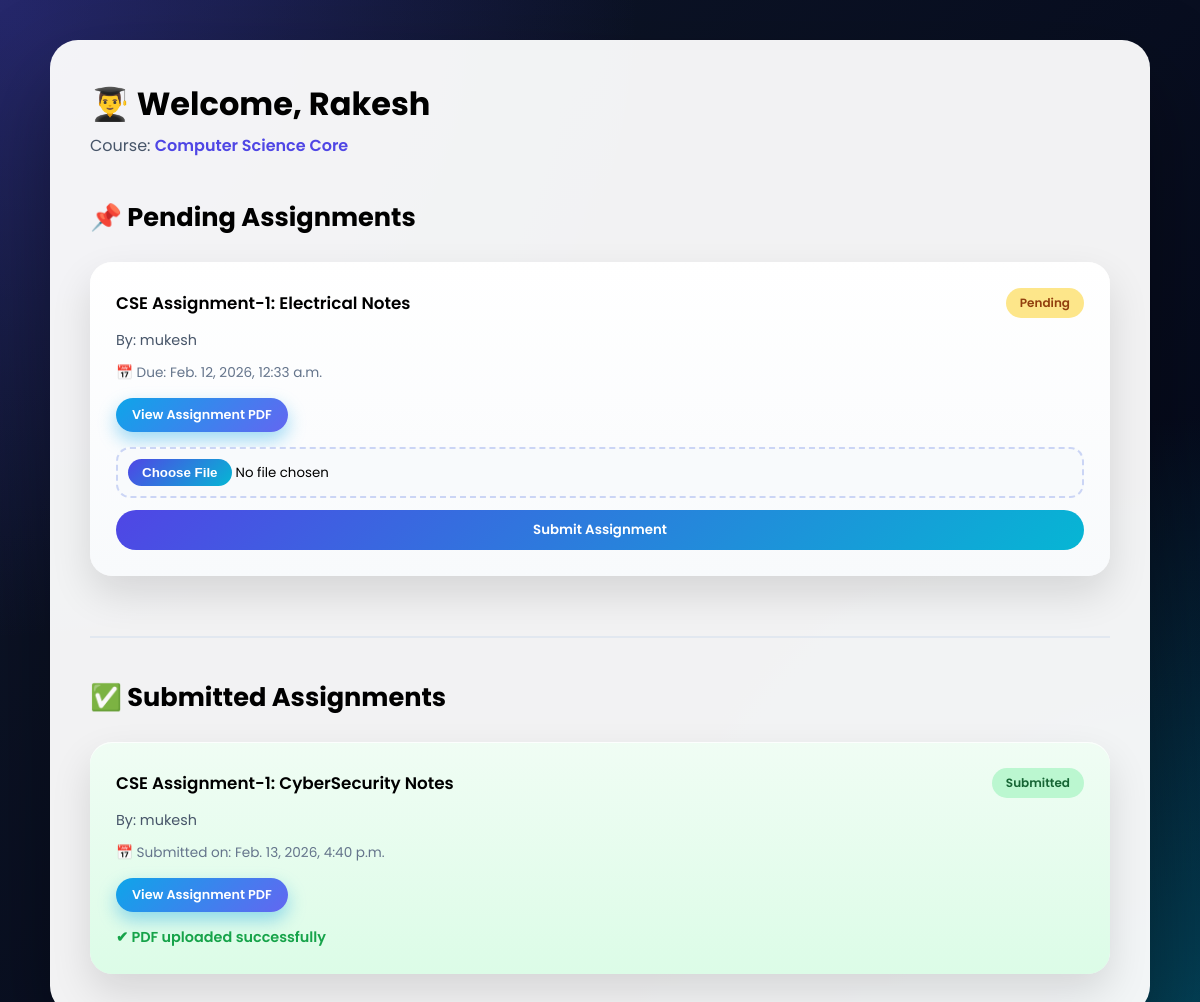
/students/dashboard/ (signed in), run on an earlier commit of the app's database.
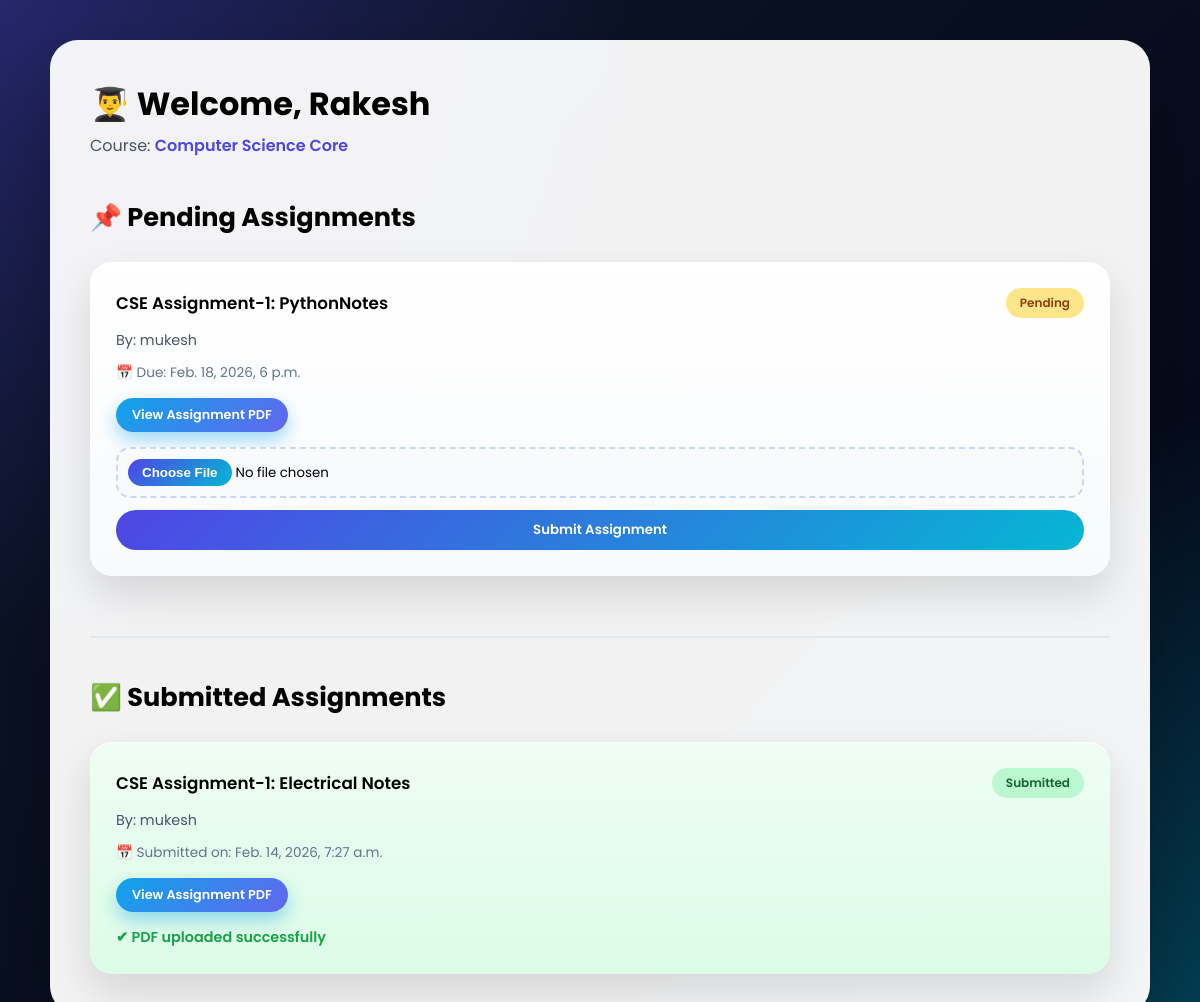
And on a later commit of the database.
### assignments/models.py (models this page shows, shortened)
class Assignment(models.Model):
    COURSE_CHOICES = [
        ('AIML', 'Artificial Intelligence and Machine Learning'),
        ('CORE', 'Computer Science Core'),
        ('IT', 'Information Technology'),
        ('ME', 'Mechanical Engineering'),
        ('CE', 'Civil Engineering'),
        ('EE', 'Electrical Engineering')
    ]
    teacher_name = models.ForeignKey(User, on_delete=models.CASCADE)
    course_name = models.CharField(choices=COURSE_CHOICES)
    title = models.CharField(max_length=250)
    assignment = models.FileField(upload_to='assignment_pdfs/')
    due_date = models.DateTimeField()
    created_at = models.DateTimeField(auto_now_add=True)
    updated_at = models.DateTimeField(auto_now=True)
    def full_name(self):
        return self.teacher_name.get_full_name()

class SubmitAssignment(models.Model):
    user = models.ForeignKey(User, on_delete=models.CASCADE)
    assignment = models.ForeignKey(Assignment, on_delete=models.CASCADE)
    pdf = models.FileField(upload_to='submitted_pdfs/', blank=False)
    is_submitted = models.BooleanField(default=False)
    created_at = models.DateTimeField(auto_now_add=True)
    updated_at = models.DateTimeField(auto_now=True)

### enrollment/views.py (the view)
# urls.py: path('dashboard/', views.dashboard, name='dashboard'),
def dashboard(request):
    user = request.user
    course = Enrollment.objects.get(user=user)
    assignments = Assignment.objects.filter(course_name=course.course)
    submitted_assignments_id = SubmitAssignment.objects.filter(user=user).values_list('assignment_id', flat=True)
    pending_assignments = assignments.exclude(id__in=submitted_assignments_id)
    submitted_assignments = SubmitAssignment.objects.filter(user=user)
    context = {
        'user': user.get_full_name().capitalize(),
        'course': course.get_course_display(),
        'pending_assignments': pending_assignments,
        'submitted_assignments': submitted_assignments,
    }
    return render(request=request, template_name='student_dashboard.html', context=context)

### templates/students/student_dashboard.html (shortened to what this page needs)
{% load static %}
<!DOCTYPE html>
<html lang="en">
<head>
    <link rel="stylesheet" href="{% static 'css/student_dashboard.css' %}">
</head>
<body>
    <div class="dashboard-wrapper">
        <header class="dashboard-header">
            <div>
                <h1>👨‍🎓 Welcome, {{user}}</h1>
                <p>Course: <span>{{course}}</span></p>
            </div>
        </header>
        <section class="assignments-section">
            <h2>📌 Pending Assignments</h2>
            {% if pending_assignments %}
            {% for pending_assignment in pending_assignments %}
            <div class="assignment-grid">
                <div class="assignment-card">
                    <div class="assignment-top">
                        <h3>{{pending_assignment.title}}</h3>
                        <span class="status pending">Pending</span>
                    </div>
                    <p class="description">
                        By: {{pending_assignment.full_name}}
                    </p>
                    <div class="assignment-meta">
                        📅 Due: {{pending_assignment.due_date}}
                    </div>
                    <div class="assignment-actions">
                        <a href="{{ pending_assignment.assignment.url }}" target="_blank" class="view-btn">
                            View Assignment PDF
                        </a>
                    </div>
                    <form action="{% url 'submit_assignment' pending_assignment.id %}" class="submit-form" method="post"
                        enctype="multipart/form-data">
                        <input name="pdf" type="file" accept="application/pdf" required>
                        <button type="submit">Submit Assignment</button>
                    </form>
                </div>
            </div>
            {% endfor %}
            {% else %}
            <p class="description">
                No Pending Assignments...
            </p>
            {% endif %}
        </section>
        <section class="submitted-section">
            <h2>✅ Submitted Assignments</h2>
            {% if submitted_assignments %}
            {% for submitted_assignment in submitted_assignments %}
            <div class="assignment-grid">
                <div class="assignment-card submitted-card">
                    <div class="assignment-top">
                        <h3>{{submitted_assignment.assignment.title}}</h3>
                        <span class="status submitted">Submitted</span>
                    </div>
                    <p class="description">
                        By: {{submitted_assignment.assignment.full_name}}
                    </p>
                    <div class="assignment-meta">
                        📅 Submitted on: {{submitted_assignment.created_at}}
                    </div>
                    <div class="assignment-actions">
                        <a href="{{submitted_assignment.pdf.url}}" target="_blank" class="view-btn">
                            View Assignment PDF
                        </a>
                    </div>
                    <div class="submitted-info">
                        ✔ PDF uploaded successfully
                    </div>
                </div>
            </div>
            {% endfor %}
            {% else %}
            <p class="description">
                No Submitted Assignments..
            </p>
            {% endif %}
        </section>
    </div>
</body>
</html>

### portal_system/static/css/student_dashboard.css (style rules this page uses)
* { margin: 0; padding: 0; box-sizing: border-box; font-family: "Poppins", sans-serif; }
body { min-height: 100vh; background: radial-gradient(circle at top left, rgba(79, 70, 229, 0.35), transparent 40%), radial-gradient(circle at bottom right, rgba(6, 182, 212, 0.35), transparent 40%), linear-gradient(135deg, #0f172a, #020617); padding: 40px 20px; display: flex; justify-content: center; }
.dashboard-wrapper { width: 100%; max-width: 1100px; background: rgba(255, 255, 255, 0.95); border-radius: 28px; padding: 40px; box-shadow: 0 40px 90px rgba(0, 0, 0, 0.35); animation: fadeIn 0.8s ease forwards; }
.dashboard-header h1 { font-size: 2rem; font-weight: 700; }
.dashboard-header p { color: #475569; margin-top: 5px; }
.dashboard-header span { color: #4f46e5; font-weight: 600; }
.assignments-section { margin-top: 40px; }
.assignments-section h2 { font-size: 1.6rem; margin-bottom: 25px; }
.assignment-grid { display: grid; grid-template-columns: repeat(auto-fit, minmax(320px, 1fr)); gap: 25px; }
.assignment-card { background: linear-gradient(180deg, #ffffff, #f8fafc); border-radius: 22px; padding: 26px; box-shadow: 0 18px 40px rgba(0, 0, 0, 0.12), inset 0 1px 0 rgba(255, 255, 255, 0.8); transition: transform 0.35s, box-shadow 0.35s; }
.assignment-top { display: flex; justify-content: space-between; align-items: center; gap: 10px; }
.assignment-top h3 { font-size: 1.05rem; font-weight: 600; }
.status { padding: 6px 14px; border-radius: 999px; font-size: 0.75rem; font-weight: 600; }
.status.pending { background: #fde68a; color: #92400e; }
.status.submitted { background: #bbf7d0; color: #166534; }
.description { margin: 12px 0; font-size: 0.9rem; color: #475569; }
.assignment-meta { font-size: 0.85rem; color: #64748b; margin-bottom: 15px; }
.submit-form { display: flex; flex-direction: column; gap: 12px; }
.submit-form input[type="file"] { border: 2px dashed #cbd5f5; padding: 10px; border-radius: 14px; background: #f8fafc; cursor: pointer; }
.submit-form button { padding: 10px; border-radius: 999px; border: none; background: linear-gradient(135deg, #4f46e5, #06b6d4); color: white; font-weight: 600; cursor: pointer; transition: transform 0.25s, box-shadow 0.25s; }
.submitted-info { margin-top: 10px; font-size: 0.9rem; font-weight: 600; color: #16a34a; }
.submitted-section { margin-top: 60px; padding-top: 40px; border-top: 2px solid #e2e8f0; }
.submitted-card { background: linear-gradient(180deg, #f0fdf4, #dcfce7); }
.assignments-section h2, .submitted-section h2 { font-size: 1.6rem; margin-bottom: 25px; display: flex; align-items: center; gap: 8px; }
.assignment-actions { margin-bottom: 15px; }
.view-btn { display: inline-block; padding: 8px 16px; border-radius: 999px; background: linear-gradient(135deg, #0ea5e9, #6366f1); color: white; font-size: 0.8rem; font-weight: 600; text-decoration: none; transition: transform 0.25s, box-shadow 0.25s; box-shadow: 0 8px 18px rgba(14, 165, 233, 0.4); }

What changed in the data, as far as the page shows it:
no longer on this page (row unchanged): Assignment: title "CSE Assignment-1: Electrical Notes", full_name "mukesh", due_date "Feb. 12, 2026, 12:33 a.m."
removed SubmitAssignment: assignment "CSE Assignment-1: CyberSecurity Notes", assignment.full_name "mukesh", created_at "Feb. 13, 2026, 4:40 p.m."
added Assignment: title "CSE Assignment-1: PythonNotes", full_name "mukesh", due_date "Feb. 18, 2026, 6 p.m."
added SubmitAssignment: assignment "CSE Assignment-1: Electrical Notes", assignment.full_name "mukesh", created_at "Feb. 14, 2026, 7:27 a.m."
